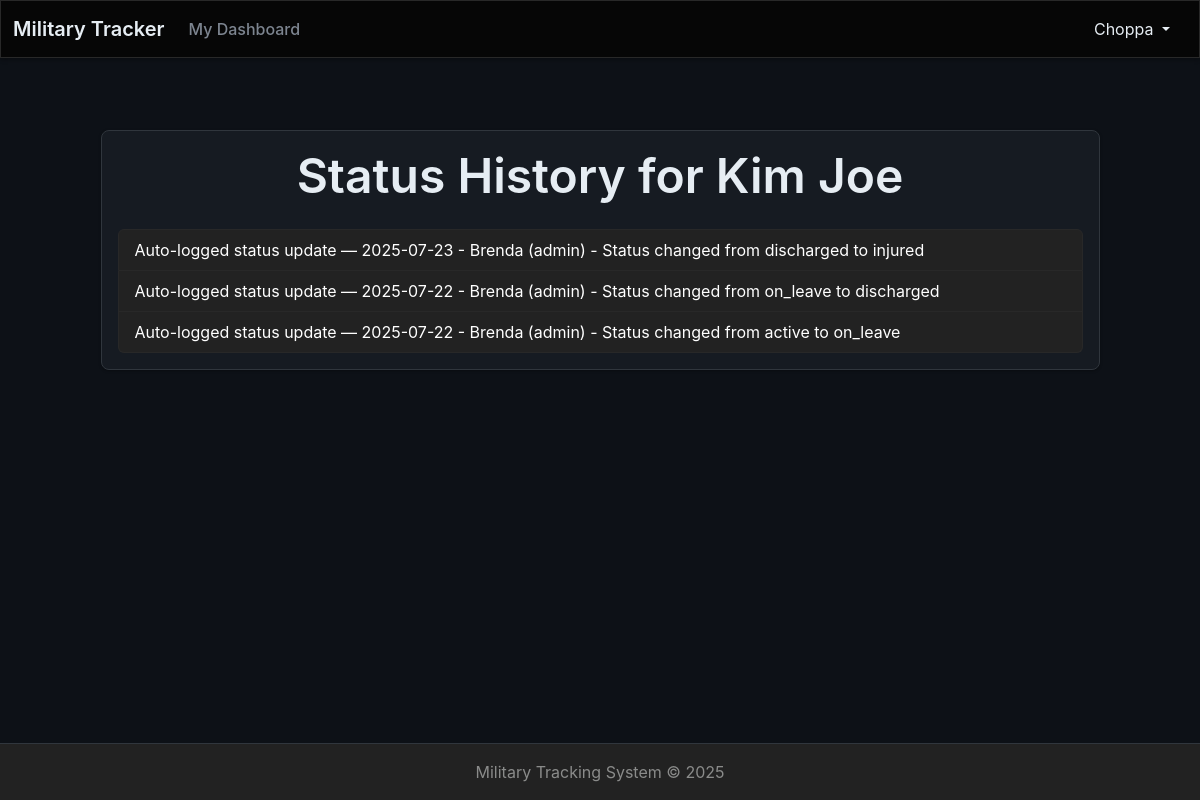
Page /2/status-history/ (signed in) on the committed database.
### accounts/models.py (models this page shows)
class CustomUser(AbstractUser):
    ROLE_CHOICES = [
        ('admin', 'Admin'),
        ('family', 'Family'),
    ]
    role = models.CharField(max_length=10, default='family')
    phone_number = models.CharField(max_length=15, blank=True)
    is_active = models.BooleanField(default=True)
    def __str__(self):
        return f"{self.username} ({self.role})"

### soldiers/models.py (models this page shows, shortened)
class Soldier(models.Model):
    SERVICE_STATUS_CHOICES = [
        ('active', 'Active'),
        ('on_leave', 'On Leave'),
        ('injured', 'Injured'),
        ('mia', 'Missing In Action'),
        ('discharged', 'Discharged'),
    ]
    service_id = models.CharField(max_length=20, unique=True)
    first_name = models.CharField(max_length=50)
    last_name = models.CharField(max_length=50)
    rank = models.CharField(max_length=30)
    date_of_birth = models.DateField()
    national_id = models.CharField(max_length=20, unique=True)
    phone_number = models.CharField(max_length=15)
    email = models.EmailField(blank=True)
    current_status = models.CharField(max_length=20, choices=SERVICE_STATUS_CHOICES, default='active')
    unit = models.ForeignKey(Unit, on_delete=models.SET_NULL, null=True)
    is_active = models.BooleanField(default=True)
    created_at = models.DateTimeField(auto_now_add=True)
    updated_at = models.DateTimeField(auto_now=True)
    def __init__(self, *args, **kwargs):
        super().__init__(*args, **kwargs)
        self._original_status = self.current_status

class StatusHistory(models.Model):
    soldier = models.ForeignKey(Soldier, on_delete=models.CASCADE)
    status_type = models.CharField(max_length=20, choices=Soldier.SERVICE_STATUS_CHOICES)
    status_description = models.TextField(blank=True)
    status_date = models.DateTimeField(auto_now_add=True)
    updated_by = models.ForeignKey(CustomUser, on_delete=models.SET_NULL, null=True)
    remarks = models.TextField(blank=True)
    created_at = models.DateTimeField(auto_now_add=True)

### soldiers/views.py (the view)
# urls.py: path('<int:pk>/status-history/', soldier_status_history, name='soldier_status_history'),
@login_required
def soldier_status_history(request, pk):
    soldier = get_object_or_404(Soldier, pk=pk)
    if request.user.role == 'family':
        if not FamilyMember.objects.filter(user=request.user, soldier=soldier, is_active=True).exists():
            return redirect('family_dashboard')
    history = StatusHistory.objects.filter(soldier=soldier).order_by('-status_date')
    return render(request, 'view/status_history.html', {
        'soldier': soldier,
        'history': history
    })

### soldiers/templates/view/status_history.html (shortened to what this page needs)
{% extends 'base/base.html' %}
{% block 'body' %}
<div class="container py-5">
  {% if request.user.role == 'admin' %}
  <div class="row justify-content-center">
    <div class="col-lg-11">
      <div class="card">
        <div class="card-body">
          <h2 class="mb-4 text-center">
            Status History: {{ soldier.rank }} {{ soldier.first_name }} {{ soldier.last_name }}
          </h2>
          <div class="table-responsive">
            <table class="table table-bordered table-striped mt-3">
              <caption class="text-center fw-semibold">Status Change Log</caption>
              <thead>
                <tr>
                  <th>Status</th>
                  <th>Description</th>
                  <th>Date</th>
                  <th>Updated By</th>
                  <th>Remarks</th>
                </tr>
              </thead>
              <tbody>
                {% for entry in history %}
                <tr>
                  <td>{{ entry.status }}</td>
                  <td>{{ entry.status_description }}</td>
                  <td>{{ entry.status_date|date:"Y-m-d H:i" }}</td>
                  <td>{{ entry.updated_by }}</td>
                  <td>{{ entry.remarks }}</td>
                </tr>
                {% empty %}
                <tr>
                  <td colspan="5" class="text-center text-muted">No history records found.</td>
                </tr>
                {% endfor %}
              </tbody>
            </table>
          </div>
          <div class="text-center mt-4">
            <a href="{% url 'soldier_detail' soldier.pk %}" class="btn btn-secondary">Back to Soldier</a>
          </div>
        </div>
      </div>
    </div>
  </div>
  {% elif request.user.role == 'family' %}
  <div class="row justify-content-center">
    <div class="col-lg-11">
      <div class="card">
        <div class="card-body">
          <h2 class="mb-4 text-center">
              Status History for {{ soldier.first_name }} {{ soldier.last_name }}
          </h2>
          {% if history %}
            <ul class="list-group mt-3">
              {% for entry in history %}
                <li class="list-group-item">
                  <strong>{{ entry.status }}</strong> {{ entry.status_description }} — {{ entry.status_date|date:"Y-m-d" }} - {{ entry.updated_by }} - {{ entry.remarks }}
                </li>
              {% endfor %}
            </ul>
          {% else %}
            <p class="text-muted text-center">No status history available.</p>
          {% endif %}
        </div>
      </div>
    </div>
  </div>
  {% endif %}
</div>
{% endblock %}

### main/templates/base/base.html (shortened to what this page needs)
{% load static %}
<!DOCTYPE html>
<html lang="en" class="h-100">
<head>
    <link href="{% static 'css/bootstrap.min.css' %}" rel="stylesheet">
    <link href="{% static 'css/style.css' %}" rel="stylesheet">
</head>
<body class="d-flex flex-column h-100">
    <nav class="navbar navbar-expand-lg navbar-dark bg-dark">
        <div class="container-fluid">
            <a class="navbar-brand" href="{% url 'home_page' %}">Military Tracker</a>
            <div class="collapse navbar-collapse" id="navbarNav">
                <ul class="navbar-nav me-auto mb-2 mb-lg-0">
                    {% if user.is_authenticated %}
                        {% if user.role == 'admin' or user.role == 'superuser' %}
                            <li class="nav-item"><a href="{% url 'soldier_home' %}" class="nav-link">Soldiers</a></li>
                            <li class="nav-item"><a href="{% url 'unit_home' %}" class="nav-link">Units</a></li>
                            <li class="nav-item"><a href="{% url 'mission_home' %}" class="nav-link">Missions</a></li>
                            <li class="nav-item"><a href="{% url 'notification_home' %}" class="nav-link">Notifications</a></li>
                        {% elif user.role == 'family' %}
                            <li class="nav-item"><a href="{% url 'family_dashboard' %}" class="nav-link">My Dashboard</a></li>
                        {% endif %}
                    {% endif %}
                </ul>
                <div class="d-flex">
                   {% if user.is_authenticated %}
                        <div class="dropdown show">
                            <button class="btn btn-transparent dropdown-toggle" type="button"  data-bs-toggle="dropdown" aria-expanded="false">
                                {{ user.username }}
                            </button>
                        </div>
                    {% else %}
                        <a href="{% url 'login' %}" class="btn btn-outline-light btn-sm me-2">Login</a>
                        <a href="{% url 'register' %}" class="btn btn-light btn-sm">Register</a>
                    {% endif %}
                </div>
            </div>
        </div>
    </nav>
    <div class="container mt-4">
        {% block 'body' %}
        {% endblock %}
    </div>
    <footer class="footer mt-auto py-3 bg-light">
        <div class="container text-center">
            <span class="text-muted">Military Tracking System &copy; {% now "Y" %}</span>
        </div>
    </footer>
</body>
</html>

### main/static/css/style.css (style rules this page uses)
:root { --bs-primary: #238636; --bs-secondary: #7d8590; --bs-success: #238636; --bs-info: #0969da; --bs-warning: #fb8500; --bs-danger: #da3633; --bs-light: #21262d; --bs-dark: #0d1117; --primary-bg: #0d1117; --secondary-bg: #161b22; --tertiary-bg: #21262d; --accent-bg: #30363d; --border-color: #30363d; --text-primary: #e6edf3; --text-secondary: #7d8590; --text-muted: #656d76; --accent-color: #238636; --accent-hover: #2ea043; --navbar-bg: #010409; --footer-bg: #0d1117; --card-bg: #161b22; --input-bg: #0d1117; --input-border: #30363d; --input-focus: #0969da; --shadow: rgba(0, 0, 0, 0.3); --bs-body-bg: #0d1117; --bs-body-color: #e6edf3; --bs-border-color: #30363d; --bs-link-color: #238636; --bs-link-hover-color: #2ea043; }
body { background-color: var(--primary-bg); color: var(--text-primary); font-family: -apple-system, BlinkMacSystemFont, 'Segoe UI', 'Noto Sans', Helvetica, Arial, sans-serif; overflow-x: hidden; }
.navbar-dark { background-color: var(--navbar-bg); border-bottom: 1px solid var(--border-color); box-shadow: 0 2px 4px var(--shadow); }
.navbar-brand { color: var(--text-primary); font-weight: 600; }
.navbar-dark .navbar-nav .nav-link { color: var(--text-secondary); font-weight: 500; transition: color 0.3s ease; }
.card { background-color: var(--card-bg); border-color: var(--border-color); border-radius: 8px; box-shadow: 0 1px 3px var(--shadow); transition: all 0.3s ease; }
.card-body { color: var(--text-primary); }
.footer { background-color: var(--footer-bg); border-top: 1px solid var(--border-color); }
.footer .text-muted { color: var(--text-muted); }
a { color: var(--accent-color); transition: color 0.3s ease; }
h1, h2, h3, h4, h5, h6 { color: var(--text-primary); font-weight: 600; }
.btn, .form-control, .form-select, .navbar-nav .nav-link { transition: all 0.3s ease; }

### rows in the picture
CustomUser: username "Choppa"
Soldier: first_name "Kim", last_name "Joe"
StatusHistory: status_description "Auto-logged status update", status_date "2025-07-23", updated_by "Brenda (admin)", remarks "Status changed from discharged to injured"
StatusHistory: status_description "Auto-logged status update", status_date "2025-07-22", updated_by "Brenda (admin)", remarks "Status changed from on_leave to discharged"
StatusHistory: status_description "Auto-logged status update", status_date "2025-07-22", updated_by "Brenda (admin)", remarks "Status changed from active to on_leave"
